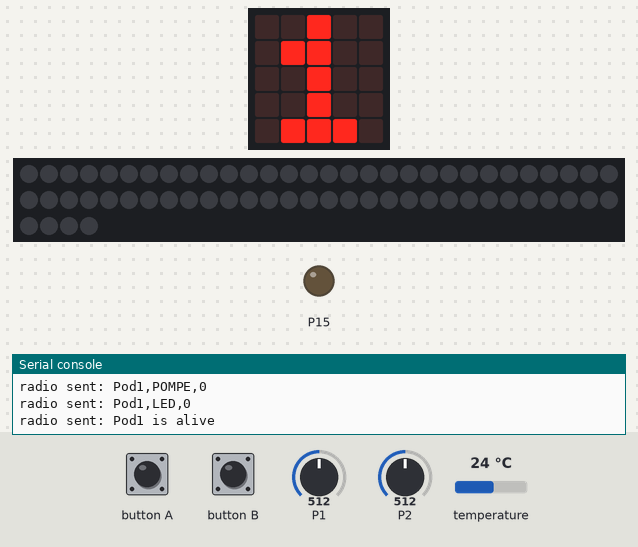
The program below on a simulated BBC micro:bit (MakeCode). Shown: the board's 5×5 LED display, 64 RGB LEDs in strip order, left to right, continuing on the next row, output pins drawn as LEDs (lit = HIGH), the last lines printed to the serial console. The test bench sets the inputs (shaded band); at power-on: P1 = 512, P2 = 512, temperature 24 °C (analog values on the 0–1023 scale). Dim RGB values are drawn brighter than linear; random numbers come from a fixed seed; no radio messages arrive unless stated (any console line starting 'radio sent:' is added by the test bench).

Above: at 1.9 s.
2.0 s: button A pressed for 0.15 s
At 3.1 s:
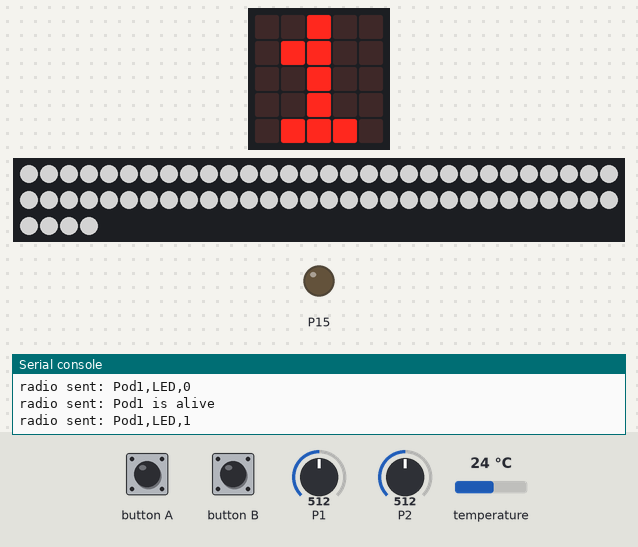
3.6 s: button A pressed for 0.15 s
At 4.3 s:
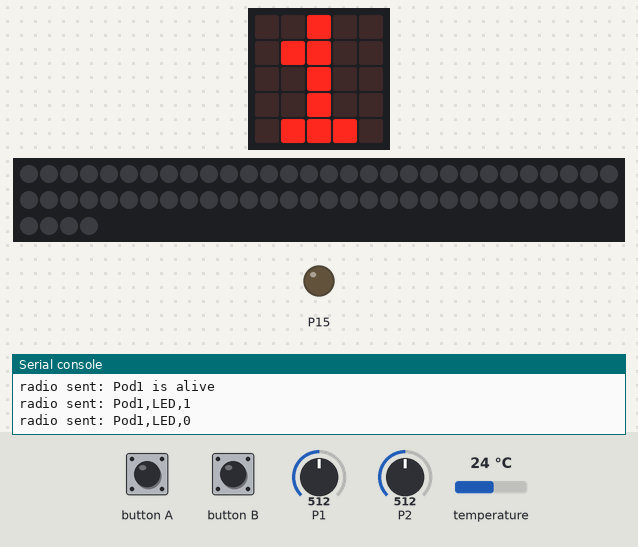
5.2 s: button B pressed for 0.15 s
At 6.5 s:
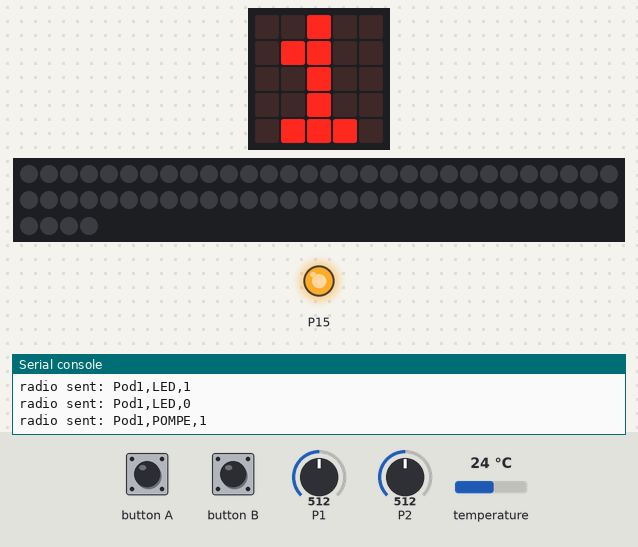
6.8 s: button A pressed for 0.15 s
At 8.0 s:
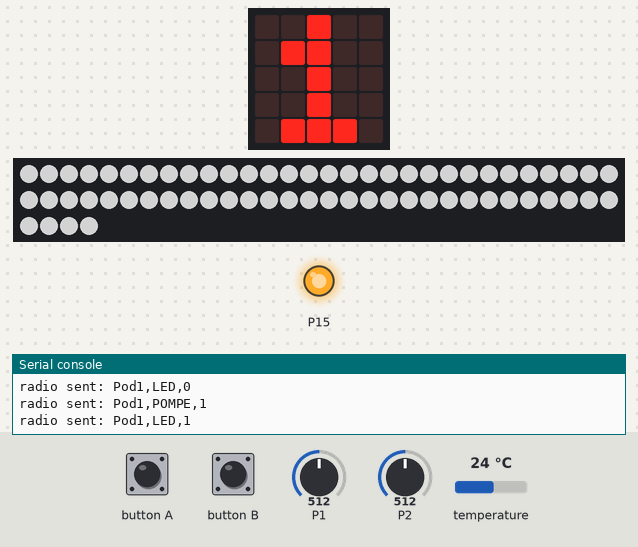
Timing chart, 0 to 9.4 s (numbered marks = the images above; inputs shaded):
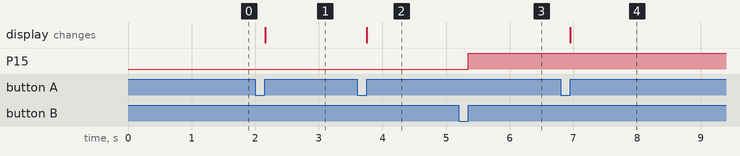

The program:

main.ts
```typescript
function Pong () {
    radio.sendString("" + PodName + " is alive")
}
function LedSwitch () {
    if (LedStatus == 1) {
        LedOFF()
    } else {
        LedON()
    }
}
function LedON () {
    MatriceLed.showColor(neopixel.colors(NeoPixelColors.White))
    LedStatus = 1
    MatriceLed.show()
    radio.sendString("" + PodName + "," + "LED" + "," + LedStatus)
}
input.onButtonPressed(Button.A, function () {
    LedSwitch()
})
function LedOFF () {
    MatriceLed.showColor(neopixel.colors(NeoPixelColors.Black))
    LedStatus = 0
    MatriceLed.show()
    radio.sendString("" + PodName + "," + "LED" + "," + LedStatus)
}
function pompeSwitch () {
    if (PompeStatus == 0) {
        pompeON()
    } else {
        pompeOFF()
    }
}
function pompeON () {
    PompeStatus = 1
    pins.digitalWritePin(DigitalPin.P15, 1)
    radio.sendString("" + PodName + "," + "POMPE" + "," + PompeStatus)
}
function pompeOFF () {
    PompeStatus = 0
    pins.digitalWritePin(DigitalPin.P15, 0)
    radio.sendString("" + PodName + "," + "POMPE" + "," + PompeStatus)
}
radio.onReceivedString(function (receivedString) {
    Message = receivedString.split(",")
    if (Message[0].compare(PodName) == 0 || Message[0].compare("ALL") == 0) {
        if (Message[1].compare("POMPE-ON") == 0) {
            pompeON()
        } else if (Message[1].compare("POMPE-OFF") == 0) {
            pompeOFF()
        } else if (Message[1].compare("POMPE-SW") == 0) {
            if (PompeStatus == 0) {
                pompeON()
            } else {
                pompeOFF()
            }
        } else if (Message[1].compare("LED-ON") == 0) {
            LedON()
        } else if (Message[1].compare("LED-OFF") == 0) {
            LedOFF()
        } else if (Message[1].compare("LED-SW") == 0) {
            if (LedStatus == 0) {
                LedON()
            } else {
                LedOFF()
            }
        } else if (Message[1].compare("ALL-OFF") == 0) {
            pompeOFF()
            LedOFF()
            radio.sendString("" + PodName + " is OFF")
        } else if (Message[1].compare("HUM?") == 0) {
            radio.sendString("" + PodName + "," + "HUM" + "," + HumiditeSol)
        } else if (Message[1].compare("LUM?") == 0) {
            radio.sendString("" + PodName + "," + "LUM" + "," + Luminosite)
        } else if (Message[1].compare("TEMP?") == 0) {
            radio.sendString("" + PodName + "," + "TEMP" + "," + Temperature)
        } else if (Message[1].compare("STATUS?") == 0) {
            basic.pause(50 * randint(0, 10))
            radio.sendString("" + PodName + ",STATUS," + LedStatus + "," + PompeStatus + "," + Luminosite + "," + HumiditeSol + "," + Temperature)
        }
    }
})
input.onButtonPressed(Button.B, function () {
    pompeSwitch()
})
function checkSensors () {
    HumiditeSol = pins.analogReadPin(AnalogPin.P1)
    Luminosite = pins.analogReadPin(AnalogPin.P2)
    Temperature = input.temperature()
}
let Message: string[] = []
let PompeStatus = 0
let LedStatus = 0
let MatriceLed: neopixel.Strip = null
let Luminosite = 0
let HumiditeSol = 0
let Temperature = 0
let PodName = ""
radio.setGroup(1)
let PodID = 1
PodName = "Pod" + PodID
Temperature = input.temperature()
HumiditeSol = pins.analogReadPin(AnalogPin.P1)
Luminosite = pins.analogReadPin(AnalogPin.P2)
MatriceLed = neopixel.create(DigitalPin.P0, 64, NeoPixelMode.RGB)
pompeOFF()
LedOFF()
Pong()
basic.showNumber(PodID)
basic.forever(function () {
    checkSensors()
})
```

test.ts
```typescript
// les tests vont ici ; cela ne sera pas compilé si ce paquet est utilisé en tant qu'extension.
```

Measured:
- after the input at 5.2 s, P15: LOW → HIGH after 0.15 s
